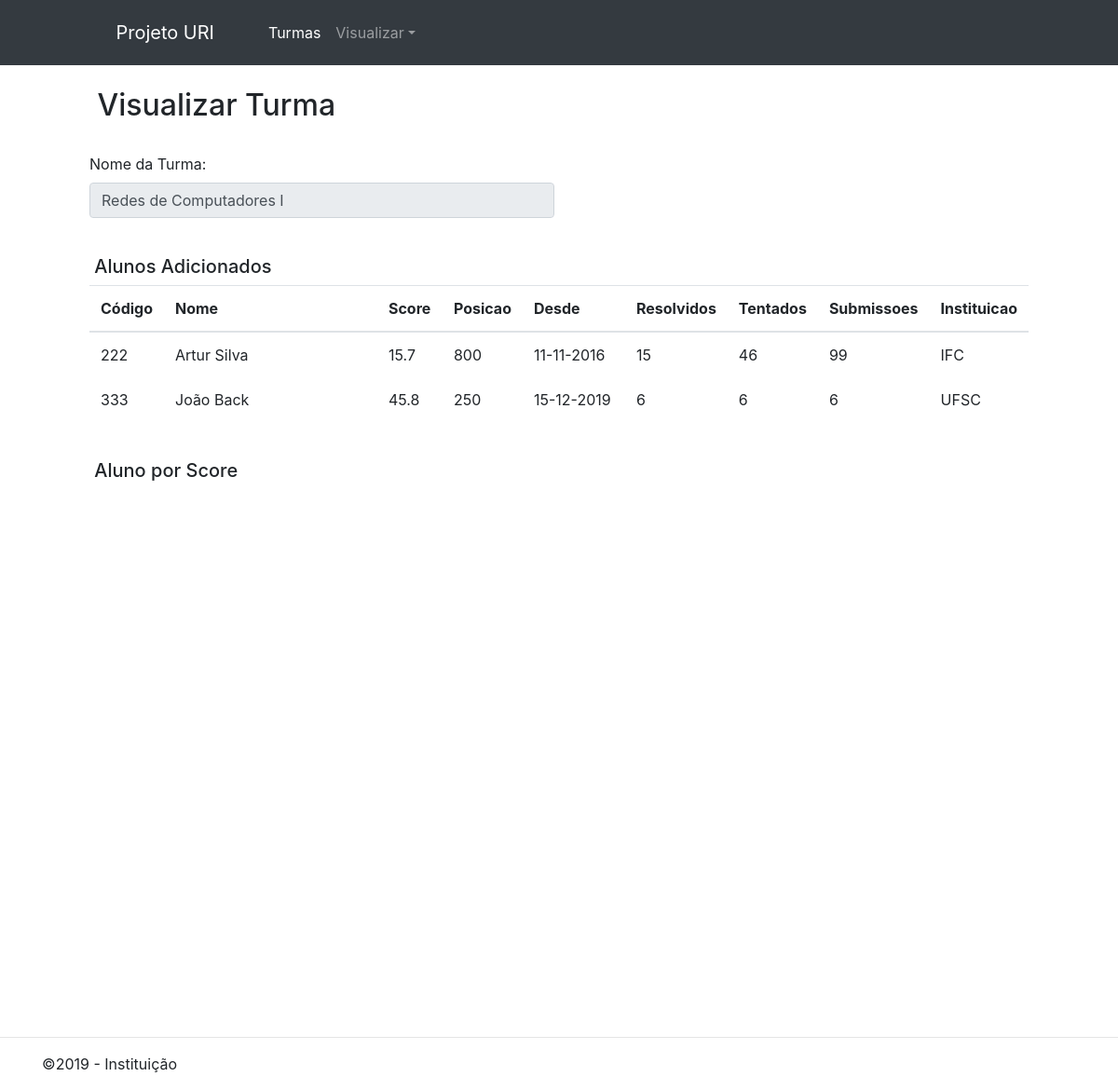
Page /turmaInfo.php?id=2 on the committed database.
### tables this page shows
CREATE TABLE IF NOT EXISTS Turma (
	idTurma INT NOT NULL AUTO_INCREMENT PRIMARY KEY,
	nome VARCHAR(45) NOT NULL
);

CREATE TABLE IF NOT EXISTS Aluno (
	idAluno INT NOT NULL AUTO_INCREMENT PRIMARY KEY,
	codigo INT NOT NULL,
	nome VARCHAR(45) NOT NULL,
	score DOUBLE NOT NULL,
	posicao INT NULL,
	desde DATETIME NULL,
	resolvidos INT NULL,
	tentados INT NULL,
	submissoes INT NULL,
	idInstituicao INT,
	UNIQUE INDEX codigo_UNIQUE (codigo ASC),
	CONSTRAINT fk_Aluno_Instituicao FOREIGN KEY (idInstituicao) REFERENCES Instituicao(idInstituicao)
);

CREATE TABLE IF NOT EXISTS Instituicao (
  idInstituicao INT NOT NULL AUTO_INCREMENT PRIMARY KEY,
  nome VARCHAR(45) NOT NULL
);

### classesDAO/TurmaDAO.class.php (called while the page is built, shortened)
<?php
class TurmaDAO {
    public function selectTurmaPorId($id)
    {
        try {
            $sql = "SELECT * FROM TURMA WHERE IDTURMA = $id;";
            $pdo = Conexao::startConnection();
            $stmt = $pdo->prepare($sql);
            $stmt->execute();
            $turma = $stmt->fetchAll(PDO::FETCH_ASSOC);
            $sql = "SELECT TA.idAluno FROM TURMA T INNER JOIN TURMAALUNO TA ON T.IDTURMA = TA.IDTURMA WHERE T.IDTURMA = $id;";
            $stmt = $pdo->prepare($sql);
            $stmt->execute();
            $alunosRs = $stmt->fetchAll(PDO::FETCH_ASSOC);
            $listaAlunos = [];
            foreach($alunosRs as $aluno){
                $alunoDAO = new AlunoDAO();
                $aluno = $alunoDAO->selectAlunoPorId(intval($aluno['idAluno']))[1][0];
                $listaAlunos[] = $aluno;
            }
            $result = new Turma();
            $result->setNome($turma[0]['nome']);
            $result->setId($turma[0]['idTurma']);
            $result->setListaAlunos($listaAlunos);
            return [true, $result];
        } catch(PDOException $e) {
            return [false, 'Error: ' . $e->getMessage()];
        }
    }
}

### classesDAO/AlunoDAO.class.php (called while the page is built, shortened)
<?php
require_once "InstituicaoDAO.class.php";
class AlunoDAO {
    public function selectAlunoPorId($id)
    {
        try {
            $sql = "SELECT * FROM ALUNO WHERE IDALUNO = $id;";
            $pdo = Conexao::startConnection();
            $stmt = $pdo->prepare($sql);
            $stmt->execute();
            $result = [];
            while ($linha = $stmt->fetch(PDO::FETCH_ASSOC)) {
                $oInstituicaoDAO = new InstituicaoDAO();
                $oInstituicao = $oInstituicaoDAO->select('idInstituicao', InstituicaoDAO::TIPO_NUMERO, $linha['idInstituicao'])[1][0];
                $result[] = (new Aluno())
                    ->setID($linha['idAluno'])
                    ->setCodigo($linha['codigo'])
                    ->setNome($linha['nome'])
                    ->setScore($linha['score'])
                    ->setPosicao($linha['posicao'])
                    ->setDesde(new DateTime($linha['desde']))
                    ->setResolvidos($linha['resolvidos'])
                    ->setTentados($linha['tentados'])
                    ->setSubmissoes($linha['submissoes'])
                    ->setInstituicao($oInstituicao)
                ;
            }
            return [true, $result];
        } catch(PDOException $e) {
            return [false, 'Error: ' . $e->getMessage()];
        }
    }
}

### classesDAO/InstituicaoDAO.class.php (called while the page is built, shortened)
<?php
class InstituicaoDAO {
    public function select($campoBusca, $tipo, $valorBusca, $operador = null)
    {
        try {
            if ($campoBusca && $tipo && $valorBusca) {
                $op = self::OPERADOR_IGUAL;
                if ($tipo == self::TIPO_NUMERO) {
                    $sql = ""
                        . "SELECT * FROM instituicao WHERE " . $campoBusca . " " . $op .  " :valor";
                    $valor = $valorBusca;
                } elseif ($tipo == self::TIPO_STRING) {
                    $sql = ""
                        . "SELECT * FROM instituicao WHERE " . $campoBusca . " LIKE :valor";
                    $valor = "%" . $valorBusca . "%";
                }
                $pdo = Conexao::startConnection();
                $stmt = $pdo->prepare($sql);
                $stmt->bindValue(':valor', $valor, PDO::PARAM_STR);
                $stmt->execute();
                $result = [];
                while ($linha = $stmt->fetch(PDO::FETCH_ASSOC)) {
                    $result[] = (new Instituicao())
                            ->setId($linha['idInstituicao'])
                            ->setNome($linha['nome']);
                }
                return [true, $result];
            }
            return [false, "Sem resultados. "];
        } catch(PDOException $e) {
            return [false, 'Error: ' . $e->getMessage()];
        }
    }
}

### classes/Instituicao.class.php (called while the page is built, shortened)
<?php
class Instituicao {
    private $nome;
    public function setId($id)
    {
        return $this;
    }
    public function getNome()
    {
        return $this->nome;
    }
    public function setNome($nome)
    {
        $this->nome = $nome;
        return $this;
    }
}

### classes/Aluno.class.php (called while the page is built, shortened)
<?php
class Aluno {
	private $codigo;
	private $nome;
	private $score;
	private $posicao;
	private $desde;
	private $resolvidos;
	private $tentados;
    private $submissoes;
    private $Instituicao;
    public function setId($id)
    {
        return $this;
    }
	public function getCodigo()
	{
		return $this->codigo;
	}
	public function setCodigo($codigo)
	{
		$this->codigo = $codigo;
		return $this;
	}
	public function getNome()
	{
		return $this->nome;
	}
	public function setNome($nome)
	{
		$this->nome = $nome;
		return $this;
	}
	public function getScore()
	{
		return $this->score;
	}
	public function setScore($score)
	{
		$this->score = $score;
		return $this;
	}
	public function getPosicao()
	{
		return $this->posicao;
	}
	public function setPosicao($posicao)
	{
		$this->posicao = $posicao;
		return $this;
	}
	public function getDesde()
	{
		return $this->desde;
	}
	public function setDesde($desde)
	{
		$this->desde = $desde;
		return $this;
	}
	public function getResolvidos()
	{
		return $this->resolvidos;
	}
	public function setResolvidos($resolvidos)
	{
		$this->resolvidos = $resolvidos;
		return $this;
	}
	public function getTentados()
	{
		return $this->tentados;
	}
	public function setTentados($tentados)
	{
		$this->tentados = $tentados;
		return $this;
	}
	public function getSubmissoes()
	{
		return $this->submissoes;
	}
	public function setSubmissoes($submissoes)
	{
		$this->submissoes = $submissoes;
		return $this;
	}
    public function getInstituicao()
    {
        return $this->Instituicao;
    }
    public function setInstituicao($Instituicao)
    {
        $this->Instituicao = $Instituicao;
        return $this;
    }
}

### classes/Turma.class.php (called while the page is built, shortened)
<?php
class Turma {
    private $nome;
    private $listaAlunos;
    public function setId($id)
    {
        return $this;
    }
    public function getNome()
    {
        return $this->nome;
    }
    public function setNome($nome)
    {
        $this->nome = $nome;
        return $this;
    }
    public function getListaAlunos()
    {
        return $this->listaAlunos;
    }
    public function setListaAlunos($listaAlunos)
    {
        $this->listaAlunos = $listaAlunos;
        return $this;
    }
}

### turmaInfo.php (the view, shortened to what this page needs)
<?php
    require_once "inc/Header.php";
    $oTurmaDAO = new TurmaDAO();
    $oTurma = $oTurmaDAO->selectTurmaPorId($_GET['id'])[1];
    $tableAlunos = "";
    foreach ($oTurma->getListaAlunos() as $oAluno) {
        $nomeAluno = utf8_encode($oAluno->getNome());
        $tableAlunos .= "<tr><td id='input_number'>{$oAluno->getCodigo()}</td>"
            . "<td id='input_tabela'>{$nomeAluno}</td>"
            . "<td id='input_number'>{$oAluno->getScore()}</td>"
            . "<td id='input_number'>{$oAluno->getPosicao()}</td>"
            . "<td id='input_data'>{$oAluno->getDesde()->format('d-m-Y')}</td>"
            . "<td id='input_number'>{$oAluno->getResolvidos()}</td>"
            . "<td id='input_number'>{$oAluno->getTentados()}</td>"
            . "<td id='input_number'>{$oAluno->getSubmissoes()}</td>"
            . "<td id='input_number'>{$oAluno->getInstituicao()->getNome()}</td></tr>";
    }
?>
<h2>&nbspVisualizar Turma</h2><br>
<div class="form-row">
    <div class="form-group col-md-6">
        <label for="">Nome da Turma:</label>
        <input type="text" name="nome_turma" class="form-control" value="<?= utf8_encode($oTurma->getNome()) ?>" readonly>
    </div>
</div>
<br><h5>&nbspAlunos Adicionados</h5>
<table id="tabela_lista_alunos" class="table">
    <thead>
        <th>Código</th>
        <th>Nome</th>
        <th>Score</th>
        <th>Posicao</th>
        <th>Desde</th>
        <th>Resolvidos</th>
        <th>Tentados</th>
        <th>Submissoes</th>
        <th>Instituicao</th>
    </thead>
    <tbody>
        <?= $tableAlunos ?>
    </tbody>
</table>
<br><h5>&nbspAluno por Score</h5>
<div id="grafico_pizza" style="width: 900px; height: 500px;"></div>
<?php
    require_once "inc/Footer.php";
?>

### css/estilo.css (style rules this page uses)
#input_tabela { box-shadow: 0 0 0 0; border: 0 none; outline: 0; }
#input_number { box-shadow: 0 0 0 0; border: 0 none; outline: 0; width: 70px; }
#input_data { box-shadow: 0 0 0 0; border: 0 none; outline: 0; width: 110px; }

### rows in the picture
turma: nome_turma "Redes de Computadores I"
aluno: codigo "222", nome "Artur Silva", score "15.7", posicao "800", format "11-11-2016", resolvidos "15", tentados "46", submissoes "99", idInstituicao.nome "IFC"
aluno: codigo "333", nome "João Back", score "45.8", posicao "250", format "15-12-2019", resolvidos "6", tentados "6", submissoes "6", idInstituicao.nome "UFSC"
